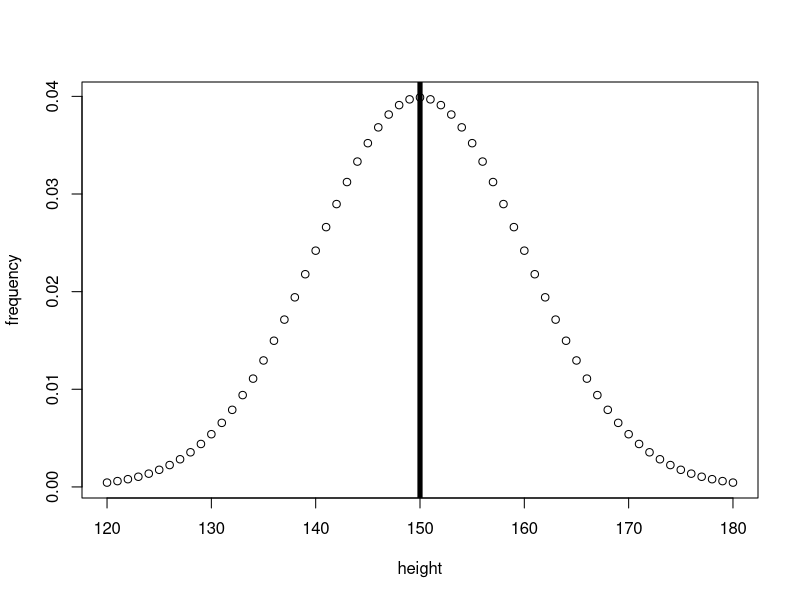
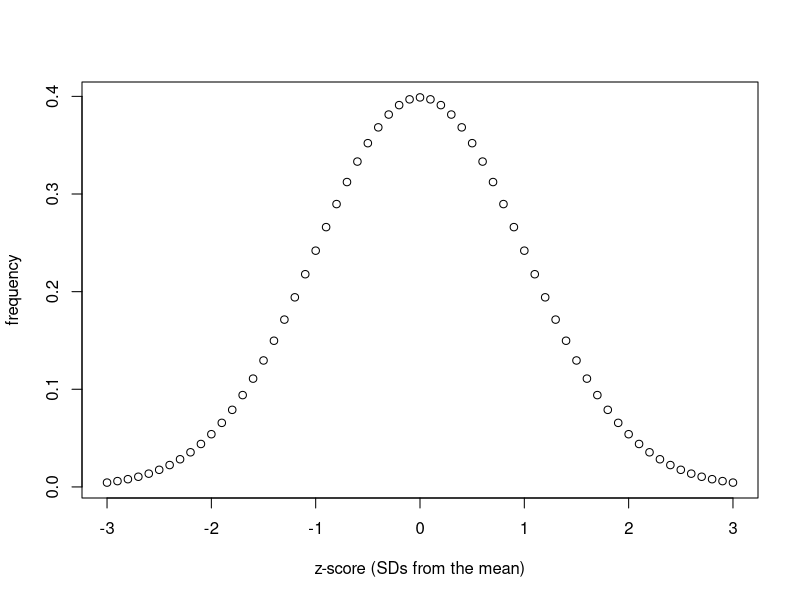
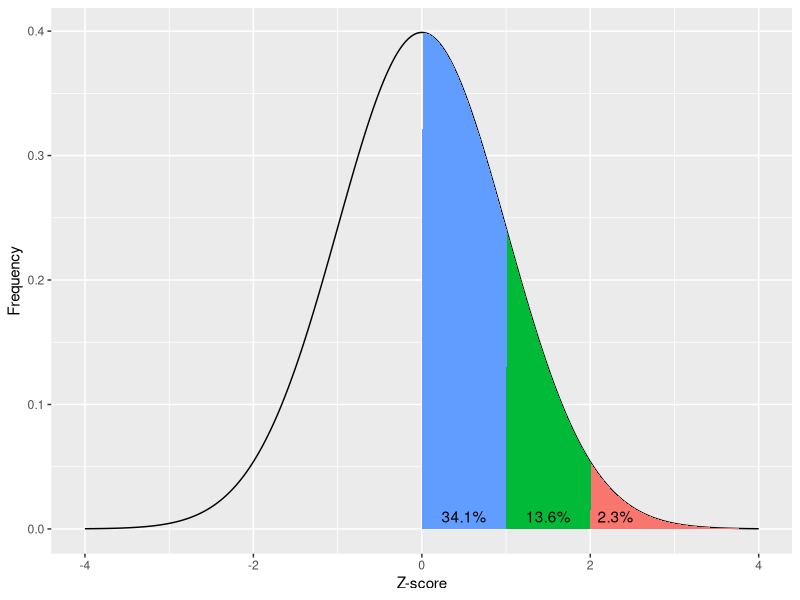
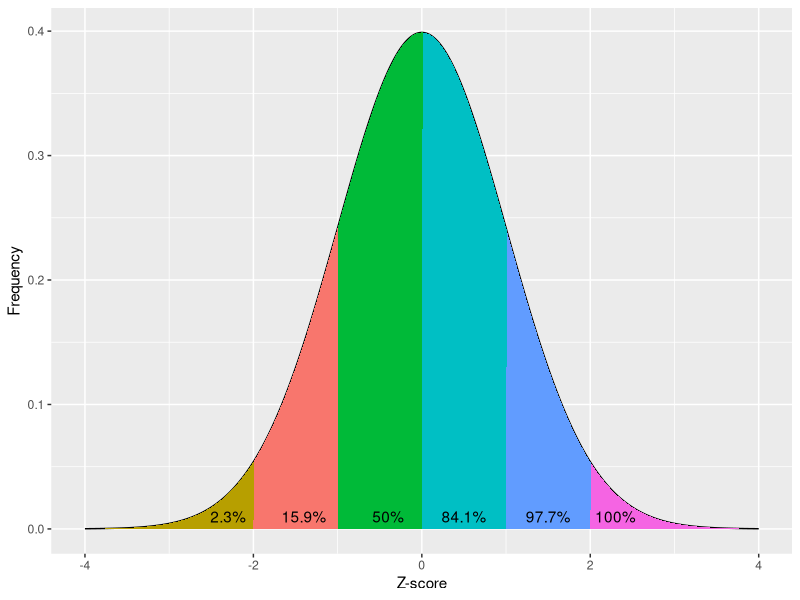

Reproduce these figures in R, in order.
## ---- chunk 1
# Plot a normal distribution of heights
population_heights_x <- seq(
  120,    # min
  180,    # max
  by = 1  
)
population_heights_y <- dnorm(
  population_heights_x,
  mean = 150,
  sd   = 10
)
plot(
  population_heights_x,
  population_heights_y,
  xlab = "height",
  ylab = "frequency"
)
# Add line to show mean and median
abline(
  v=150,  # where the line for the mean will be 
  lwd=5
)
## ---- chunk 2
# vector for the x-axis
z_score_x <- seq(
  -3,    # min
  3,    # max
  by = .1  
)

# vector for the y-axis
z_score_y <- dnorm(
  z_score_x,
  mean = 0,
  sd   = 1
)

plot(
  z_score_x,
  z_score_y,
  xlab = "z-score (SDs from the mean)",
  ylab = "frequency"
)
## ---- chunk 3
library(ggplot2)
# https://stackoverflow.com/a/12429538
norm_x<-seq(-4,4,0.01)
norm_y<-dnorm(-4,4,0.0)

norm_data_frame<-data.frame(x=norm_x,y=dnorm(norm_x,0,1))


shade_50 <- rbind(
  c(0,0), 
  subset(norm_data_frame, x > 0), 
  c(norm_data_frame[nrow(norm_data_frame), "X"], 0))

shade_34.1 <- rbind(
  c(1,0), 
  subset(norm_data_frame, x > 1), 
  c(norm_data_frame[nrow(norm_data_frame), "X"], 0))


shade_13.6 <- rbind(
  c(2,0), 
  subset(norm_data_frame, x > 2), 
  c(norm_data_frame[nrow(norm_data_frame), "X"], 0))


p<-qplot(
  x=norm_data_frame$x,
  y=norm_data_frame$y,
  geom="line"
)

 p +
   
   geom_polygon(
     data = shade_50,
     aes(
       x,
       y,
       fill="50"
      )
    ) +
   geom_polygon(
     data = shade_34.1,
     aes(
       x,
       y,
       fill="34.1"
      )
    ) +
   geom_polygon(
     data = shade_13.6, 
     aes(
       x, 
       y,
       fill="13.6"
      )
    ) +
   
   annotate(
     "text", 
     x=0.5, 
     y=0.01, 
     label= "34.1%"
   ) + 
   annotate(
     "text", 
     x=1.5, 
     y=0.01, 
     label= "13.6%"
   ) + 
   annotate(
     "text", 
     x=2.3, 
     y=0.01, 
     label= "2.3%"
   ) +
   xlab("Z-score") +
   ylab("Frequency") +
   theme(legend.position="none")

## ---- chunk 4
# https://stackoverflow.com/a/12429538
norm_x<-seq(-4,4,0.01)
norm_y<-dnorm(-4,4,0.0)

norm_data_frame<-data.frame(x=norm_x,y=dnorm(norm_x,0,1))


shade_2.3 <- rbind(
  c(-8,0), 
  subset(norm_data_frame, x > -8), 
  c(norm_data_frame[nrow(norm_data_frame), "X"], 0))

shade_13.6 <- rbind(
  c(-2,0), 
  subset(norm_data_frame, x > -2), 
  c(norm_data_frame[nrow(norm_data_frame), "X"], 0))

shade_34.1 <- rbind(
  c(-1,0), 
  subset(norm_data_frame, x > -1), 
  c(norm_data_frame[nrow(norm_data_frame), "X"], 0))

shade_50 <- rbind(
  c(0,0), 
  subset(norm_data_frame, x > 0), 
  c(norm_data_frame[nrow(norm_data_frame), "X"], 0))

shade_84.1 <- rbind(
  c(1,0), 
  subset(norm_data_frame, x > 1), 
  c(norm_data_frame[nrow(norm_data_frame), "X"], 0))


shade_97.7 <- rbind(
  c(2,0), 
  subset(norm_data_frame, x > 2), 
  c(norm_data_frame[nrow(norm_data_frame), "X"], 0))


p<-qplot(
  x=norm_data_frame$x,
  y=norm_data_frame$y,
  geom="line"
)

 p +
   geom_polygon(
     data = shade_2.3,
     aes(
       x,
       y,
       fill="2.3"
      )
    ) +
   geom_polygon(
     data = shade_13.6,
     aes(
       x,
       y,
       fill="13.6"
      )
    ) +
   geom_polygon(
     data = shade_34.1,
     aes(
       x,
       y,
       fill="34.1"
      )
    ) +
   geom_polygon(
     data = shade_50,
     aes(
       x,
       y,
       fill="50"
      )
    ) +
   geom_polygon(
     data = shade_84.1,
     aes(
       x,
       y,
       fill="84.1"
      )
    ) +
   geom_polygon(
     data = shade_97.7, 
     aes(
       x, 
       y,
       fill="97.7"
      )
    ) +
   xlim(c(-4,4)) +
   
   annotate("text", x=-2.3, y=0.01, label= "2.3%") + 
   annotate("text", x=-1.4, y=0.01, label= "15.9%") + 
   annotate("text", x=-0.4, y=0.01, label= "50%") + 
   annotate("text", x=0.5, y=0.01, label= "84.1%") + 
   annotate("text", x=1.5, y=0.01, label= "97.7%") + 
   annotate("text", x=2.3, y=0.01, label= "100%") +

   xlab("Z-score") +
   ylab("Frequency") +
   theme(legend.position="none")
